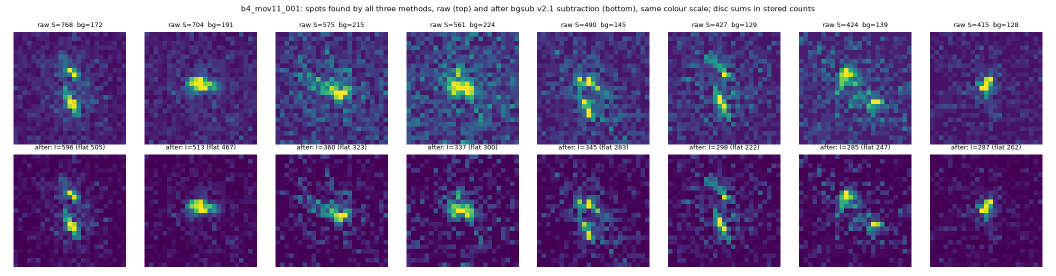
#> input picture notes/figures/compare_v0/zoom_b4_mov11_001.png, 2112 x 552 px (shown at 1/2 size)
$ python -i compare_v0.py   (imports and definitions only)
#> lines starting #> are read from the running program, lines starting #| are printed output that depends on the picture
### src/bgsub/config.py
"""Data locations. bgsub writes ONLY under DATA_ROOT; the background caches are read-only inputs, referenced by path.

Override with environment variables: BGSUB_DATA (own data root), POD_DATA (parent of both), BGSUB_BACKGROUND_DATA.
Nothing here is copied: frame references, never copies (umbrella rule).
"""
from __future__ import annotations

import os
from pathlib import Path

POD_DATA = Path(os.environ.get("POD_DATA", Path.home() / "pod_data"))
DATA_ROOT = Path(os.environ.get("BGSUB_DATA", POD_DATA / "bgsub"))                 # own outputs (versioned subfolders)
BACKGROUND = Path(os.environ.get("BGSUB_BACKGROUND_DATA", POD_DATA / "background"))  # READ-ONLY
CACHE = POD_DATA / "cache"                                                          # shared small-file mirror (READ-ONLY)

# Simulator-v1 bank (frozen radial tables; see bgsub.validation.simbank and scripts/make_simbank_v1.py)
SIMBANK_V1 = DATA_ROOT / "simbank_v1"

# READ-ONLY inputs used by the v0-v2.1 validations (all produced by pod/background; do not write here)
BG_INPUTS = {
    "spot_shape": BACKGROUND / "peak_recovery_v0" / "spot_shape_v0.csv",          # bin-8 spot sigmas (injection)
    "flyscan_hosts": BACKGROUND / "peak_recovery_v0" / "hosts",                     # cached fly-scan host frames (bin 8)
    "classic_frames": BACKGROUND / "s_level_bin4_v0" / "frames",                    # cached classic raw-count bin-4 No frames
    "classic_profiles": BACKGROUND / "s_level_bin4_v0" / "classic_profiles_v0.pkl",
    "features": BACKGROUND / "features",                                            # <sid>_bin8_features_v1.parquet, _shells_v1.npz
    "atlas_v1b": BACKGROUND / "atlas" / "v1b",                                       # <sid>_build_v1b.npz (gain_flag)
    "bgsub_v0": BACKGROUND / "bgsub_v0",                                            # published result tables, per version
    "bgsub_v1": BACKGROUND / "bgsub_v1",
    "bgsub_v2": BACKGROUND / "bgsub_v2",
    "bgsub_v2_1": BACKGROUND / "bgsub_v2_1",
}


def out_dir(name: str) -> Path:
    """A versioned output folder under DATA_ROOT (created)."""
    p = DATA_ROOT / name
    p.mkdir(parents=True, exist_ok=True)
    return p

### scripts/compare_v0.py
"""compare v0: bgsub against two external references, pyREyes (DoG peak counting) and superxds (XDS COLSPOT
re-implementation, Fortran), on REAL Apollo frames: bin 8 (1024^2, fly-scan Good/Bad frames) and bin 4 (2048^2,
rotation movie mov11 with XDS's own SPOT.XDS as a third reference).  Owner's questions (2026-11-05): how many peaks
each finds, the intensity distribution of the found peaks, peaks mapped back onto the original image, and how
intensities change after the background subtraction; and what mechanism each tool uses.

Stages (run in this order; each writes under ~/pod_data/bgsub/compare_v0/ with provenance sidecars):
  select    frames/<id>.npz + .tif (uint16), manifest.csv, masks/<key>.npz, xds_spots_mov11.csv
  bgsub     bgsub/<id>_<version>.npz (bg float32, flags, used, dispersion, timings)  for version in v1, v2.1
  pyreyes   pyreyes/<id>.npz (dog float32, binary) + peaks_pyreyes.csv (exact re-implementation of
            pyREyes 3.6.3 dif_map.py:419-502, parameters dif_map.py:59-64 and config/microscope_configs.json)
  superxds  (added after the build report)      evaluate / figures (common peak table, overlays, distributions)

Run:  .venv/bin/python scripts/compare_v0.py select|bgsub|pyreyes [--versions v1 v2.1]
"""
from __future__ import annotations
import argparse, json, sys, time, glob
from pathlib import Path
import numpy as np
import pandas as pd
import tifffile
from scipy import ndimage as ndi

from bgsub import CountLaw, Geometry, estimate_background, make_plan
from bgsub.config import BACKGROUND, out_dir
from bgsub.vendor import detector as D
from bgsub.vendor.masks import beamstop_mask_v1
from bgsub.vendor.centre import centre_from_symmetry
from bgsub.vendor.provenance import write_sidecar

OUT = out_dir("compare_v0")
FR, MK = OUT / "frames", OUT / "masks"
BIN8 = {"sids": ["s73dc36c8", "s8bdcf271"], "n_good": 10, "n_bad": 5, "seed": 0,
        "source": "frames/atlas_spots_v0_<sid>.npz (cached REyes Good / Bad fly-scan frames, bin 8, uint8 stored counts)"}
BIN4 = {"movie": "mov11", "frames": list(range(1, 121, 12)),
        "dir": BACKGROUND / "xds_merge_v0" / "private" / "frames" / "mov11",
        "xds_run": BACKGROUND / "xds_merge_v0" / "private" / "runs" / "probe_mov11_V0"}
PYREYES_REF = "pyREyes 3.6.3 (commit c0681ee) src/pyREyes/dif_map.py"


# ----------------------------------------------------------------------------------------------------- helpers
def sidecar(p, **kw):
    write_sidecar(p, inputs=kw.pop("inputs", []), params=kw)


def border_mask(shape, px):
    m = np.zeros(shape, bool); m[:px] = m[-px:] = True; m[:, :px] = m[:, -px:] = True; return m


# [88 lines left out: functions read_spot_xds, stage_select, law_for, not called in this run]


def manifest(only):
    man = pd.read_csv(OUT / "manifest.csv")
    return man[man.id.str.startswith(only)] if only else man


# [25 lines left out: function stage_bgsub, not called in this run]


# ----------------------------------------------------------------------------------------------------- pyREyes
def pyreyes_params(shape):
    """dif_map.py:400-417 with config Arctica-Apollo-SM (2048: light 1, harsh 5, threshold 10 std, min 5 px) and
    SMALL_FRAME_PARAMS (dif_map.py:59-64; 1024: light 1.0, harsh 3, threshold 6 std, min 3 px)."""
    if max(shape) >= 2048:
        return {"light": 1.0, "harsh": 5.0, "thr": 10.0, "minpx": 5}
    return {"light": 1.0, "harsh": 3.0, "thr": 6.0, "minpx": 3}


def pyreyes_detect(frame, exclude_center=25.0):
    """Exact re-implementation of ImageProcessor.create_binary_image (dif_map.py:419-455) and get_centroids
    (471-502) as called by process_mrc_file (560-564: exclude_center=25)."""
    from skimage.measure import label, regionprops_table
    p = pyreyes_params(frame.shape)
    data = np.asarray(frame, dtype=np.float64)
    dog = ndi.gaussian_filter(data, sigma=p["light"]) - ndi.gaussian_filter(data, sigma=p["harsh"])
    thr = np.mean(dog) + p["thr"] * np.std(dog)
    binary = dog > thr
    bx = max(1, int(binary.shape[1] * 0.03)); by = max(1, int(binary.shape[0] * 0.03))
    binary[:, :bx] = False; binary[:, -bx:] = False; binary[:by, :] = False; binary[-by:, :] = False
    lab = label(binary)
    pr = regionprops_table(lab, properties=("centroid", "area", "label"))
    cx0, cy0 = binary.shape[1] // 2, binary.shape[0] // 2
    er = (exclude_center / 100.0) * min(cx0, cy0)
    rows = []
    for r0, c0, a, lb in zip(pr["centroid-0"], pr["centroid-1"], pr["area"], pr["label"]):
        if a < p["minpx"]:
            continue
        if (cx0 - er < c0 < cx0 + er) and (cy0 - er < r0 < cy0 + er):
            continue
        rows.append({"row": float(r0), "col": float(c0), "area": int(a), "label": int(lb)})
    return dog.astype(np.float32), binary, lab, pd.DataFrame(rows), {"threshold": float(thr), **p, "exclude_half_px": er}


# [13 lines left out: function stage_pyreyes, not called in this run]


# ----------------------------------------------------------------------------------------------------- XDS (COLSPOT)
# superxds (github.com/XMB5/superxds) is a line-by-line port of XDS and does not build on macOS/arm64 (GCC >= 16,
# AVX-512 kernels, glibc).  The installed XDS (/usr/local/bin/xds, VERSION Apr 16 2026) is run as the executable
# stand-in; the mechanism is documented from the superxds source in the report.  Settings = the owner's electron
# XDS.INP for mov11 (BACKGROUND_PIXEL 4, SIGNAL_PIXEL 7, MINIMUM_NUMBER_OF_PIXELS_IN_A_SPOT 5), both binnings.
XDS_BIN = "/usr/local/bin/xds"
COLSPOT_PARAMS = {"BACKGROUND_PIXEL": 4, "SIGNAL_PIXEL": 7, "MINIMUM_NUMBER_OF_PIXELS_IN_A_SPOT": 5}


# [70 lines left out: functions write_smv, xds_inp, read_cbf_byte_offset, parse_colspot_lp, run_xds, not called in this run]


XDS_DEFAULTS = {"BACKGROUND_PIXEL": 2, "SIGNAL_PIXEL": 3, "MINIMUM_NUMBER_OF_PIXELS_IN_A_SPOT": 6}


# [42 lines left out: function stage_xds, not called in this run]


# [4 lines not run here, left out]

>>> import cv2
>>> picture = cv2.imread('../notes/figures/compare_v0/zoom_b4_mov11_001.png', cv2.IMREAD_GRAYSCALE)
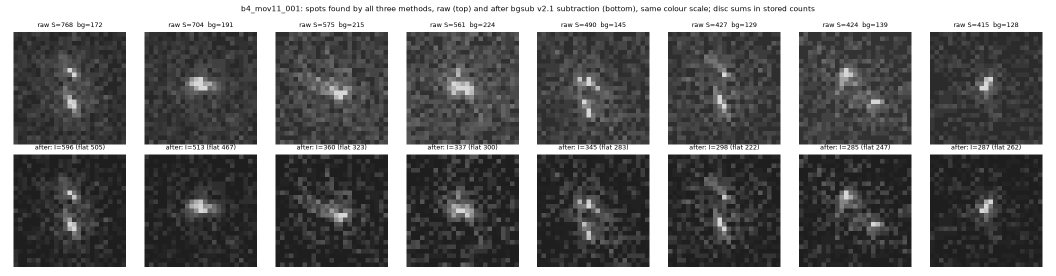
#> picture: shape (552, 2112) (shown at 1/2 size); min 0, max 255, mean 114.5
>>> result = pyreyes_detect(picture)
#> in pyreyes_detect, `dog = ndi.gaussian_filter(data, sigma=p["light"]) - ndi.gaussian_filte..`:
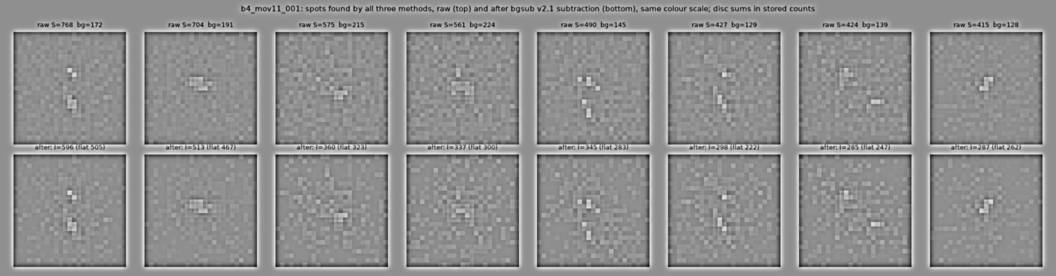
#> dog: shape (552, 2112) float64 (shown at 1/2 size); min -131.9, max 102, mean 0; drawn with min black and max white
#> in pyreyes_detect, `thr = np.mean(dog) + p["thr"] * np.std(dog)`: thr = 219.2
#> in pyreyes_detect, `binary = dog > thr`: binary: shape (552, 2112) bool; every value is 0
#> in pyreyes_detect, `lab = label(binary)`: lab: shape (552, 2112) int32; every value is 0
#> in pyreyes_detect, `pr = regionprops_table(lab, properties=("centroid", "area", "label"))`: pr = {'centroid-0': empty array, 'centroid-1': empty array, 'area': empty array, 'label': empty array}
#> after the loop in pyreyes_detect, `for r0, c0, a, lb in zip(pr["centroid-0"], pr["centroid-1"], pr["area"..`: rows = []
#> result = 5 items
